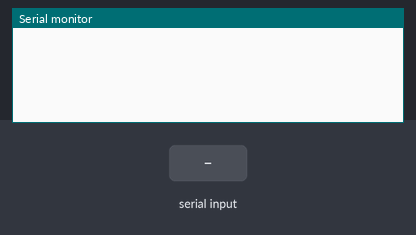
Recording of a sketch running on a simulated Arduino Uno, built with avr-gcc and run on an emulated ATmega328P. Parts: the last lines printed to the serial monitor. The inputs (shaded band) are chosen by the test bench.

Above: at 1.2 s.
1.3 s: "90,45\n" received over the second serial link
At 2.5 s:
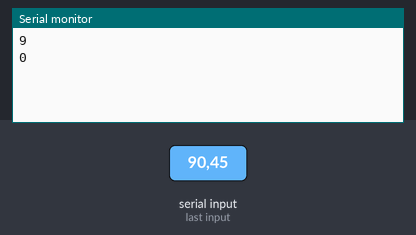
2.8 s: "30,150\n" received over the second serial link
At 3.6 s:
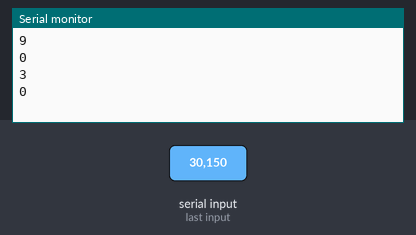
Timing chart, 0 to 5.8 s (numbered marks = the images above; inputs shaded):
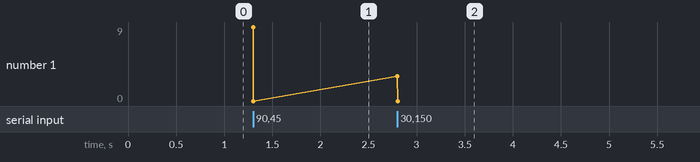

The sketch:

serial_playground.ino
```cpp
#include <SoftwareSerial.h>

SoftwareSerial sSerial(10,11); //rx, tx

String serialIn = "";

void setup() {
  Serial.begin(9600);
  sSerial.begin(9600);
}

void loop() {
  while (sSerial.available()) {
    char inChar = (char)sSerial.read();
    serialIn+= inChar;
    if (inChar == '\n'){
      int id = serialIn.substring(0,1).toInt();
      Serial.println(id);
      bool state = serialIn.substring(1).toInt();
      Serial.println(state);
      serialIn = "";
    }
  }
}
```

Measured:
- after the input at 1.3 s, the serial monitor: prints a new line at once (image 1)
- after the input at 2.8 s, the serial monitor: prints a new line at once (image 2)
